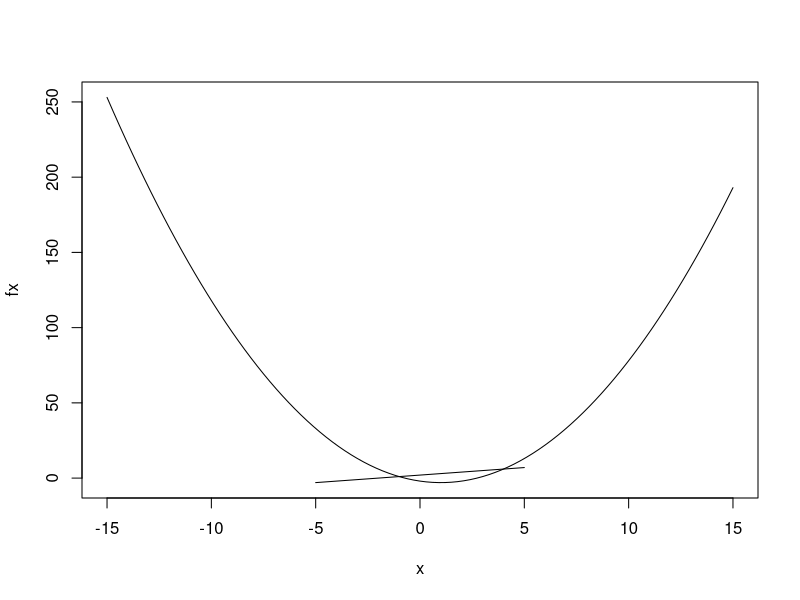

Write the R code that produced this figure.
## ---- chunk 1
library(knitr)
## ---- chunk 2
## define the integrated function
integrand <- function(x)
  {
  2*x-9
  }
## integrate the function from 0 to infinity
integrate(integrand, lower = 4.5, upper = 8.5)
## ---- chunk 3
fx <- function(x)
  {
  (x^2)-2*x-2
}
gx <- function(x)
  {
  x+2
}
plot (fx, -15, 15)
plot (gx, -5, 5, add=TRUE)
## ---- chunk 4
## define the integrated function
integrand <- function(x)
  {
  -x^{2}+3*x+4
  }
## integrate the function from 0 to infinity
integrate(integrand, lower = -1, upper = 4)
